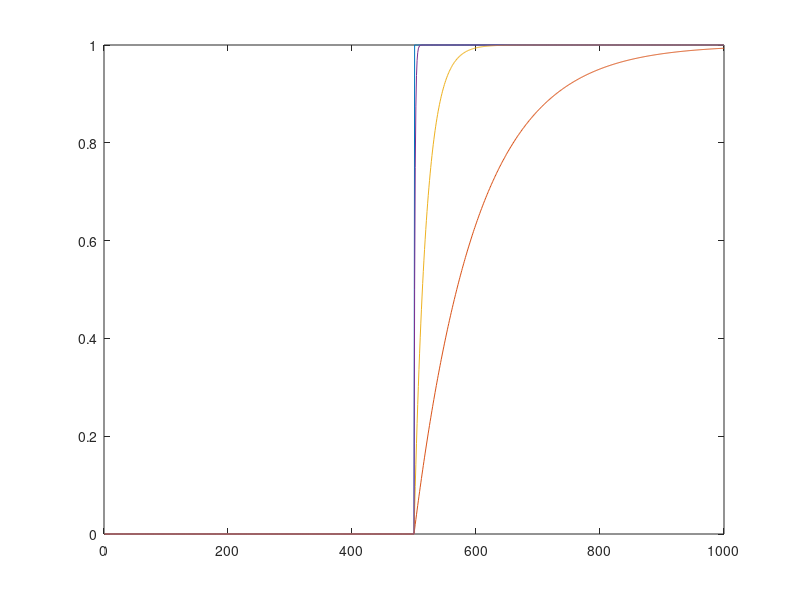

This figure's MATLAB source: (Note: this script raises an error after producing the figure.)
clear
points = 1000;
data(1:points/2) = zeros();
data((points/2)+1:points) = ones();

smoothing1 = 0.01;
smoothing2 = 0.05;
smoothing3 = 0.5;

data_fil(1:length(data),1:3) = zeros();
for k = 2:length(data)
    data_fil(k,1) = smoothing1 * data(k) + (1-smoothing1)*data_fil(k-1,1);
    data_fil(k,2) = smoothing2 * data(k) + (1-smoothing2)*data_fil(k-1,2);
    data_fil(k,3) = smoothing3 * data(k) + (1-smoothing3)*data_fil(k-1,3);
end

p = plot(1:length(data),data,1:length(data),data_fil)
p(1).LineWidth = 1;
p(1).Color = '#99c2ff';
p(2).LineWidth = 1.5;
p(2).Color = '#EDB120';
p(3).LineWidth = 1.5;
p(3).Color = '#77AC30';
p(4).LineWidth = 1.5;
p(4).Color = 'k';
ax = gca;
ax.XAxis.FontSize = 18;
ax.YAxis.FontSize = 18;
title('Generic Data to simulate Step Response of an Exponential Filter', 'FontSize', 20)
legend({'Raw','Filtered, \alpha = 0.01','Filtered, \alpha = 0.05','Filtered, \alpha = 0.5'},'Location','southeast', 'FontSize', 18)
axis tight